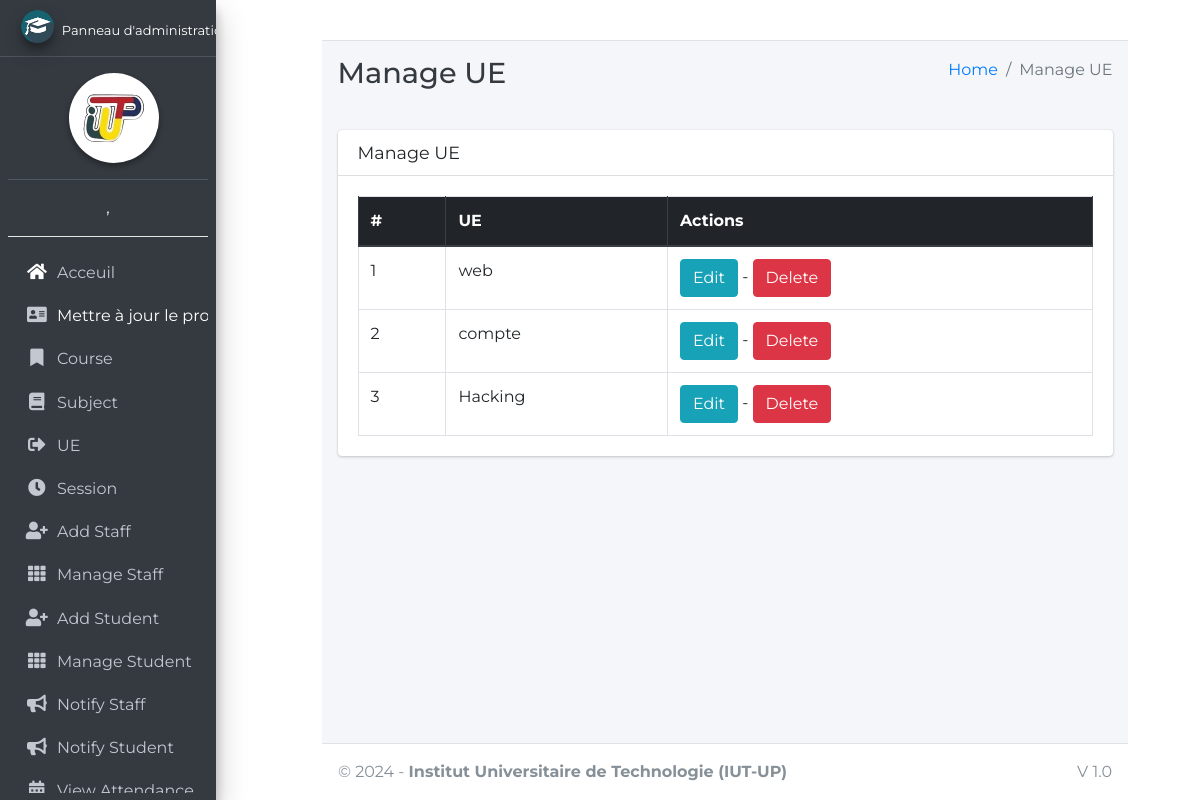
Page /ue/manage/ (signed in) on the earlier database version.
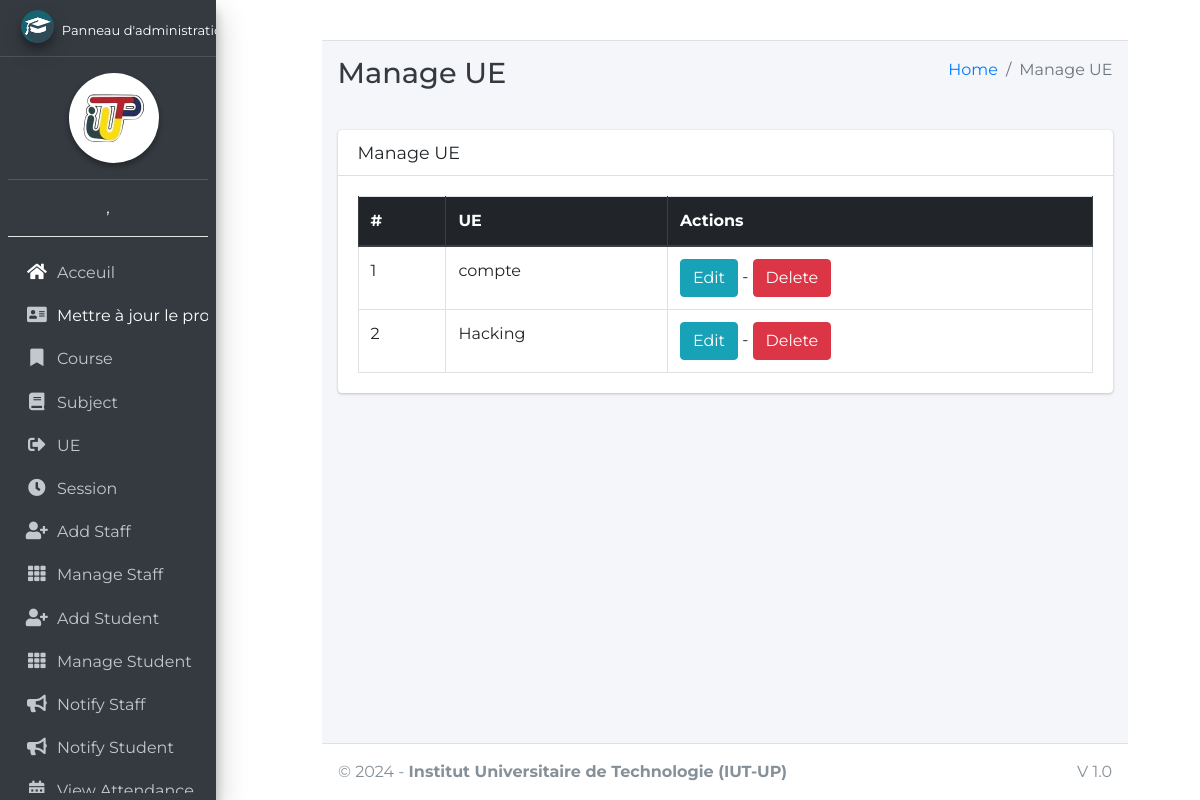
Same page on the later database version.
### main_app/models.py (models this page shows, shortened)
class UniteEnseignement(models.Model):
    name = models.CharField(max_length=255)
    coefficient = models.IntegerField()
    matieres = models.ManyToManyField(Subject, related_name="unite_enseignements")
    course = models.ForeignKey(Course, on_delete=models.CASCADE, null=True)

### main_app/hod_views.py (the view)
# urls.py: path("ue/manage/", hod_views.manage_ue, name='manage_ue'),
def manage_ue(request):
    ue = UniteEnseignement.objects.all()
    context = {
        'ue': ue,
        'page_title': 'Manage UE'
    }
    return render(request, "hod_template/manage_ue.html", context)

### main_app/models.py (called while the page is built)
    def __str__(self):
        return self.last_name + ", " + self.first_name

### main_app/templates/hod_template/manage_ue.html
{% extends 'main_app/base.html' %}
{% load static %}
{% block page_title %}{{page_title}}{% endblock page_title %}
{% block content %}
<section class="content">
    <div class="container-fluid">
        <div class="row">
            <div class="col-md-12">
                <div class="card">
                    <div class="card-header">
                        <h3 class="card-title">{{page_title}}</h3>
                    </div>
                    <div class="card-body">
                        <table id="example2" class="table table-bordered table-hover">
                            <thead class="thead-dark">
                                <tr>
                                    <th>#</th>
                                    <th>UE</th>
                                    <th>Actions</th>
                                </tr>
                            </thead>
                            <tbody>
                                {% for el in ue %}
                                <tr>
                                    <td>{{ forloop.counter }}</td>
                                    <td>{{el.name}}</td>
                                    <td>
                                        <a href="{% url 'edit_ue' el.id%}" class="btn btn-info">Edit</a> -
                                        <a href="{% url 'delete_ue' el.id%}" onclick="return confirm('Are you sure you want to delete this UE?')" class="btn btn-danger">Delete</a>
                                    </td>
                                </tr>
                                {% endfor %}
                            </tbody>
                        </table>
                    </div>
                </div>
            </div>
        </div>
    </div>
</section>
{% endblock content %}

Differences in the rows shown:
removed UniteEnseignement: name "web"
